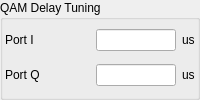
       <widget class="QGroupBox" name="groupBox3_2_4">
        <property name="title">
         <string>QAM Delay Tuning</string>
        </property>
        <layout class="QGridLayout">
         <property name="margin" stdset="0">
          <number>2</number>
         </property>
         <item row="0" column="0">
          <layout class="QHBoxLayout">
           <item>
            <widget class="QLabel" name="textLabel5_2_3_2_4_2_2_2_2_2_4">
             <property name="sizePolicy">
              <sizepolicy hsizetype="Preferred" vsizetype="Fixed">
               <horstretch>0</horstretch>
               <verstretch>0</verstretch>
              </sizepolicy>
             </property>
             <property name="text">
              <string>Port I</string>
             </property>
             <property name="wordWrap">
              <bool>false</bool>
             </property>
            </widget>
           </item>
           <item>
            <layout class="QHBoxLayout">
             <item>
              <widget class="QLineEdit" name="m_edQAMDelay1">
               <property name="sizePolicy">
                <sizepolicy hsizetype="Preferred" vsizetype="Fixed">
                 <horstretch>0</horstretch>
                 <verstretch>0</verstretch>
                </sizepolicy>
               </property>
               <property name="maximumSize">
                <size>
                 <width>80</width>
                 <height>32767</height>
                </size>
               </property>
              </widget>
             </item>
             <item>
              <widget class="QLabel" name="textLabel2_3_2_2_3_2_4_2_2_2_2_2_3">
               <property name="sizePolicy">
                <sizepolicy hsizetype="Fixed" vsizetype="Fixed">
                 <horstretch>0</horstretch>
                 <verstretch>0</verstretch>
                </sizepolicy>
               </property>
               <property name="text">
                <string>us</string>
               </property>
               <property name="wordWrap">
                <bool>false</bool>
               </property>
              </widget>
             </item>
            </layout>
           </item>
          </layout>
         </item>
         <item row="1" column="0">
          <layout class="QHBoxLayout">
           <item>
            <widget class="QLabel" name="textLabel5_2_3_2_4_2_2_2_2_2_2_4">
             <property name="sizePolicy">
              <sizepolicy hsizetype="Preferred" vsizetype="Fixed">
               <horstretch>0</horstretch>
               <verstretch>0</verstretch>
              </sizepolicy>
             </property>
             <property name="text">
              <string>Port Q</string>
             </property>
             <property name="wordWrap">
              <bool>false</bool>
             </property>
            </widget>
           </item>
           <item>
            <layout class="QHBoxLayout">
             <item>
              <widget class="QLineEdit" name="m_edQAMDelay2">
               <property name="sizePolicy">
                <sizepolicy hsizetype="Preferred" vsizetype="Fixed">
                 <horstretch>0</horstretch>
                 <verstretch>0</verstretch>
                </sizepolicy>
               </property>
               <property name="maximumSize">
                <size>
                 <width>80</width>
                 <height>32767</height>
                </size>
               </property>
              </widget>
             </item>
             <item>
              <widget class="QLabel" name="textLabel2_3_2_2_3_2_4_2_2_2_2_2_2_3">
               <property name="sizePolicy">
                <sizepolicy hsizetype="Fixed" vsizetype="Fixed">
                 <horstretch>0</horstretch>
                 <verstretch>0</verstretch>
                </sizepolicy>
               </property>
               <property name="text">
                <string>us</string>
               </property>
               <property name="wordWrap">
                <bool>false</bool>
               </property>
              </widget>
             </item>
            </layout>
           </item>
          </layout>
         </item>
        </layout>
       </widget>
